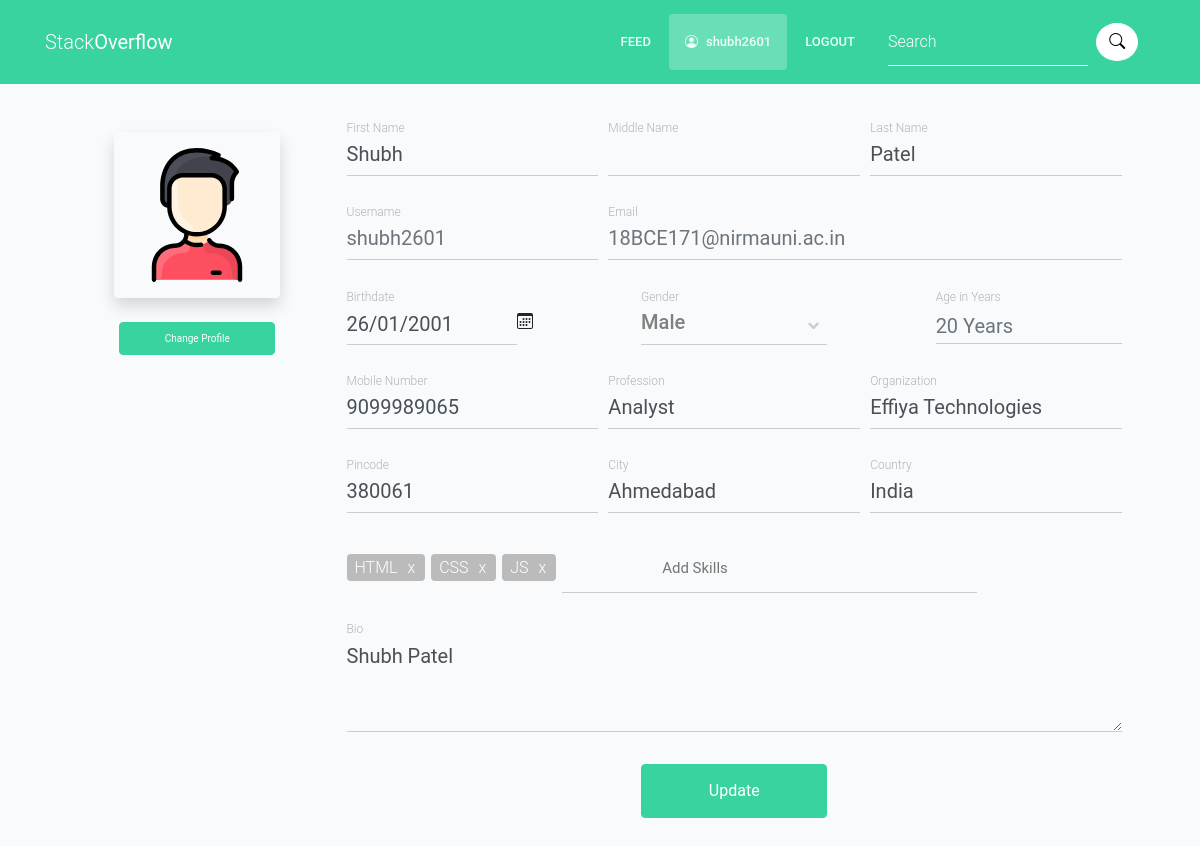
The app's page /user/profile/ (signed in) with its own data.
### users/models.py (models this page shows)
class User(AbstractUser):
    middle_name = models.CharField(max_length=30, null=True, blank=True)
    profile_picture = models.ImageField(default='profile_pics/default.svg', upload_to='profile_pics')
    bio = models.CharField(max_length=255, blank=True)
    profession = models.CharField(max_length=255, blank=True)
    organization = models.CharField(max_length=255, blank=True)
    birth_date = models.DateField(blank=True, null=True)
    age = models.IntegerField(blank=True, null=True)
    gender = models.CharField(max_length=1, blank=True)
    mobile_number = models.CharField(max_length=15, null=True, blank=True, unique=True)
    pincode = models.CharField(max_length=8, blank=True)
    city = models.CharField(max_length=255, blank=True)
    country = models.CharField(max_length=255, blank=True)
    skills = models.CharField(max_length=255, blank=True)

### users/views.py (the view, shortened to what this page needs)
# urls.py: path('profile/', views.profile, name='profile'),
@login_required(login_url='signin')
def profile(request):
    return render(request, 'profile.html', { 'user': request.user })

### templates/profile.html (shortened to what this page needs)
{% extends 'navbar.html' %}
{% block css %}
    {% load static %}
    <link rel="stylesheet" href="{% static '/select2/select2.min.css' %}">
    <link rel="stylesheet" href="{% static '/datepicker/daterangepicker.css' %}">
    <link rel="stylesheet" href="{% static '/css/navbar.css' %}">
    <link rel="stylesheet" href="{% static '/css/style.css' %}">
    <link rel="stylesheet" href="{% static '/bootstrap-tagsinput/dist/bootstrap-tagsinput.css' %}">
{% endblock css %}
{% block ProfileActive %}
active
{% endblock ProfileActive %}
{% block content %}
    <div class="container content p-lg-5">
        <div class="contents profile-content w-100">
            <form action="{% url 'profile' %}" method="POST" enctype="multipart/form-data">
                <div class="row">
                    <div class="col-md-3 col-12 ">
                        <div class="form-row justify-content-center">
                            <div class="col-8 shadow p-3 rounded">
                                <img id="profile" src="{{ user.profile_picture.url }}" class="w-100" alt="Profile Photo">
                            </div>
                            <div class="col-8 form-group field--not-empty pt-4">
                                <span class="btn btn-primary btn-change-profile text-center py-2 w-100">Change Profile</span>
                            </div>
                        </div>
                    </div>
                    <div class="col-md-9 col-12 mt-md-0 mt-4">
                        <div class="form-row">
                            <div class="col-md-4 col-12 form-group field--not-empty">
                                <label for="firstname">First Name</label>
                                <input type="text" value="{{ user.first_name }}" class="form-control w-100" id="firstname" name="firstname" required>
                            </div>
                            <div class="col-md-4 col-12 form-group field--not-empty mt-md-0 mt-3">
                                <label for="middlename">Middle Name</label>
                                {% if user.middle_name %}
                                    <input type="text" value="{{ user.middle_name }}" class="form-control w-100" id="middlename" name="middlename">
                                {% else %}
                                    <input type="text" value="" class="form-control w-100" id="middlename" name="middlename">
                                {% endif %}
                            </div>
                            <div class="col-md-4 col-12 form-group field--not-empty mt-md-0 mt-3">
                                <label for="lastname">Last Name</label>
                                <input type="text" value="{{ user.last_name }}" class="form-control w-100" id="lastname" name="lastname" required>
                            </div>
                        </div>
                        <div class="form-row mt-md-4 mt-0">
                            <div class="col-md-4 col-12 form-group field--not-empty mt-md-0 mt-3">
                                <label for="username">Username</label>
                                <input type="text" value="{{ user.username }}" class="form-control text-muted w-100 input-disabled" id="username" name="username" readonly required>
                            </div>
                            <div class="col-md-8 col-12 form-group field--not-empty mt-md-0 mt-3">
                                <label for="email">Email</label>
                                <input type="text" value="{{ user.email }}" class="form-control text-muted w-100 input-disabled" id="email" name="email" readonly required>
                            </div>
                        </div>
                        <div class="form-row justify-content-between mt-md-4 mt-0">
                            <div class="col-md-3 col-12 form-group d-flex align-items-center mt-md-0 mt-3 field--not-empty">
                                <label for="birthdate">Birthdate</label>
                                <input value="{{ user.birth_date|date:"d/m/Y" }}" class="form-control js-datepicker pt-1" type="text" id="birthdate" name="birthdate" pattern="^(0?[1-9]|[12][0-9]|3[01])[\/\-](0?[1-9]|1[012])[\/\-]\d{4}$">
                                <span class="bi bi-calendar3"></span>
                            </div>
                            <div class="col-md-3 col-12 form-group d-flex align-items-center mt-md-0 mt-3 field--not-empty">
                                <label for="gender">Gender</label>
                                <div class="rs-select2 js-select-simple select--no-search w-100 pt-2">
                                    <div class="select-dropdown"></div>
                                </div>
                            </div>
                            <div class="col-md-3 col-12 form-group field--not-empty mt-md-0 mt-3">
                                <label for="username">Age in Years</label>
                                {% if user.age %}
                                    <input value="{{ user.age }} Years" class="form-control text-muted w-100 pt-2" name="age" id="age" readonly>
                                {% else %}
                                    {% comment %} <span class="form-control text-muted w-100 pt-2"></span> {% endcomment %}
                                    <input class="form-control text-muted w-100 pt-2" name="age" id="age" readonly>
                                {% endif %}
                            </div>
                        </div>
                        <div class="form-row mt-md-4 mt-0">
                            <div class="col-md-4 col-12 form-group field--not-empty">
                                <label for="mobilenumber">Mobile Number</label>
                                {% if user.mobile_number %}
                                    <input type="text" value="{{ user.mobile_number }}" class="form-control w-100" id="mobilenumber" name="mobilenumber" pattern="^[6-9][0-9]{9}$">
                                {% else %}
                                    <input type="text" value="" class="form-control w-100" id="mobilenumber" name="mobilenumber" pattern="^[6-9][0-9]{9}$">
                                {% endif %}
                            </div>
                            <div class="col-md-4 col-12 form-group field--not-empty mt-md-0 mt-3">
                                <label for="profession">Profession</label>
                                {% if user.profession %}
                                    <input type="text" value="{{ user.profession }}" class="form-control w-100" id="profession" name="profession">
                                {% else %}
                                    <input type="text" value="" class="form-control w-100" id="profession" name="profession">
                                {% endif %}
                            </div>
                            <div class="col-md-4 col-12 form-group field--not-empty mt-md-0 mt-3">
                                <label for="organization">Organization</label>
                                {% if user.organization %}
                                    <input type="text" value="{{ user.organization }}" class="form-control w-100" id="organization" name="organization">
                                {% else %}
                                    <input type="text" value="" class="form-control w-100" id="organization" name="organization">
                                {% endif %}
                            </div>
                        </div>
                        <div class="form-row mt-md-4 mt-0">
                            <div class="col-md-4 col-12 form-group field--not-empty">
                                <label for="pincode">Pincode</label>
                                {% if user.pincode %}
                                    <input type="text" value="{{ user.pincode }}" class="form-control w-100" id="pincode" name="pincode" pattern="^[1-9][0-9]{5}$">
                                {% else %}
                                    <input type="text" value="" class="form-control w-100" id="pincode" name="pincode" pattern="^[1-9][0-9]{5}$">
                                {% endif %}
                            </div>
                            <div class="col-md-4 col-12 form-group field--not-empty mt-md-0 mt-3">
                                <label for="city">City</label>
                                {% if user.city %}
                                    <input type="text" value="{{ user.city }}" class="form-control w-100" id="city" name="city">
                                {% else %}
                                    <input type="text" value="" class="form-control w-100" id="city" name="city">
                                {% endif %}
                            </div>
                            <div class="col-md-4 col-12 form-group field--not-empty mt-md-0 mt-3">
                                <label for="country">Country</label>
                                {% if user.country %}
                                    <input type="text" value="{{ user.country }}" class="form-control w-100" id="country" name="country">
                                {% else %}
                                    <input type="text" value="" class="form-control w-100" id="country" name="country">
                                {% endif %}
                            </div>
                        </div>
                        <div class="row mt-md-3 mt-2">
                            <div class="form-group col-12">
                            </div>
                        </div>
                        <div class="form-row mt-md-3 mt-2">
                            <div class="col-12 form-group field--not-empty">
                                <label for="bio" class="pb-5">Bio</label>
                                {% if user.bio %}
                                    <textarea class="form-control w-100 mt-3" id="bio" name="bio" rows="3">{{ user.bio }}</textarea>
                                {% else %}
                                    <textarea class="form-control w-100 mt-3" id="bio" name="bio" rows="3"></textarea>
                                {% endif %}
                            </div>
                        </div>
                        <div class="form-row mt-md-3 mt-2 justify-content-center">
                            <div class="col-md-3 col-12">
                                <input type="submit" value="Update" class="btn text-white btn-block btn-primary">
                            </div>
                        </div>
                    </div>
                </div>
            </form>
        </div>
    </div>
{% endblock content %}

### templates/navbar.html (shortened to what this page needs)
{% extends 'base.html' %}
{% block css %}
    {% load static %}
{% endblock css %}
{% block navbar %}
    <div class="px-0 bg-primary navbar-wrap">
        <div class="container">
            <div class="row">
                <div class="col-md-12">
                    <nav class="navbar px-0 navbar-expand-lg navbar-light">
                        <a class="navbar-brand" href="#">Stack<strong>Overflow</strong></a>
                        <div class="collapse navbar-collapse" id="navbarsExample03">
                            <ul class="navbar-nav ml-auto">
                                <li class="nav-item d-flex {% block FeedActive %}{% endblock FeedActive %}">
                                    <a class="nav-link d-flex align-items-center" href="{% url 'feed' %}">
                                        Feed
                                    </a>
                                </li>
                                {% if user.is_authenticated %}
                                    <li class="nav-item d-flex {% block ProfileActive %}{% endblock ProfileActive %}">
                                        <a class="nav-link d-flex align-items-center" href="{% url 'profile' %}" style="text-transform: none;">
                                            <i class="bi bi-person-circle navbar-icon-size mr-2"></i>
                                            {{ user.username }}
                                        </a>
                                    </li>
                                    <li class="nav-item d-flex">
                                        <a class="nav-link d-flex align-items-center" href="{% url 'signout' %}">
                                            Logout
                                        </a>
                                    </li>
                                {% endif %}
                            </ul>
                            <form class="form-inline ml-lg-3 my-2 my-lg-0">
                                <input class="form-control mr-sm-2 w-75" type="search" placeholder="Search"
                                    aria-label="Search">
                                <button class="btn btn-white rounded-circle my-2 my-sm-0" type="submit">
                                    <em class="bi bi-search"></em>
                                </button>
                            </form>
                        </div>
                    </nav>
                </div>
            </div>
        </div>
    </div>
{% endblock navbar %}

### records on screen
User: username "shubh2601", profile_picture (picture), firstname "Shubh", lastname "Patel", email "18BCE171@nirmauni.ac.in", birthdate "26/01/2001", age "20 Years", mobilenumber "9099989065", profession "Analyst", organization "Effiya Technologies", pincode "380061", city "Ahmedabad", country "India", bio "Shubh Patel"
